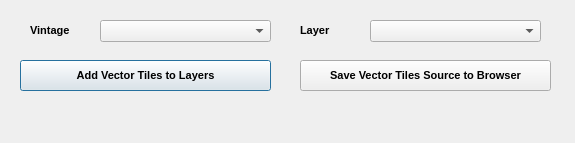
<?xml version="1.0" encoding="UTF-8"?>
<ui version="4.0">
 <class>Dialog</class>
 <widget class="QDialog" name="Dialog">
  <property name="geometry">
   <rect>
    <x>0</x>
    <y>0</y>
    <width>575</width>
    <height>143</height>
   </rect>
  </property>
  <property name="windowTitle">
   <string>Add Fabric Tiles</string>
  </property>
  <widget class="QDialogButtonBox" name="buttonBox">
   <property name="geometry">
    <rect>
     <x>30</x>
     <y>130</y>
     <width>341</width>
     <height>32</height>
    </rect>
   </property>
   <property name="orientation">
    <enum>Qt::Horizontal</enum>
   </property>
   <property name="standardButtons">
    <set>QDialogButtonBox::NoButton</set>
   </property>
  </widget>
  <widget class="QComboBox" name="comboBox_vintage">
   <property name="geometry">
    <rect>
     <x>100</x>
     <y>20</y>
     <width>171</width>
     <height>22</height>
    </rect>
   </property>
  </widget>
  <widget class="QComboBox" name="comboBox_layer">
   <property name="geometry">
    <rect>
     <x>370</x>
     <y>20</y>
     <width>171</width>
     <height>22</height>
    </rect>
   </property>
  </widget>
  <widget class="QLabel" name="label_vintage">
   <property name="geometry">
    <rect>
     <x>30</x>
     <y>20</y>
     <width>51</width>
     <height>21</height>
    </rect>
   </property>
   <property name="font">
    <font>
     <family>Arial</family>
     <pointsize>8</pointsize>
     <weight>75</weight>
     <bold>true</bold>
    </font>
   </property>
   <property name="text">
    <string>Vintage</string>
   </property>
  </widget>
  <widget class="QLabel" name="label_layer">
   <property name="geometry">
    <rect>
     <x>300</x>
     <y>20</y>
     <width>51</width>
     <height>21</height>
    </rect>
   </property>
   <property name="font">
    <font>
     <family>Arial</family>
     <pointsize>8</pointsize>
     <weight>75</weight>
     <bold>true</bold>
    </font>
   </property>
   <property name="text">
    <string>Layer</string>
   </property>
  </widget>
  <widget class="QPushButton" name="pushButton_AddTiles_M">
   <property name="geometry">
    <rect>
     <x>20</x>
     <y>60</y>
     <width>251</width>
     <height>31</height>
    </rect>
   </property>
   <property name="font">
    <font>
     <pointsize>8</pointsize>
     <weight>75</weight>
     <bold>true</bold>
    </font>
   </property>
   <property name="text">
    <string>Add Vector Tiles to Layers</string>
   </property>
  </widget>
  <widget class="QPushButton" name="pushButton_AddTiles_S">
   <property name="enabled">
    <bool>true</bool>
   </property>
   <property name="geometry">
    <rect>
     <x>300</x>
     <y>60</y>
     <width>251</width>
     <height>31</height>
    </rect>
   </property>
   <property name="font">
    <font>
     <pointsize>8</pointsize>
     <weight>75</weight>
     <bold>true</bold>
    </font>
   </property>
   <property name="text">
    <string>Save Vector Tiles Source to Browser</string>
   </property>
  </widget>
  <widget class="QLabel" name="infoBox">
   <property name="geometry">
    <rect>
     <x>20</x>
     <y>100</y>
     <width>531</width>
     <height>31</height>
    </rect>
   </property>
   <property name="font">
    <font>
     <pointsize>8</pointsize>
     <weight>50</weight>
     <bold>false</bold>
    </font>
   </property>
   <property name="text">
    <string/>
   </property>
  </widget>
 </widget>
 <resources/>
 <connections>
  <connection>
   <sender>buttonBox</sender>
   <signal>accepted()</signal>
   <receiver>Dialog</receiver>
   <slot>accept()</slot>
   <hints>
    <hint type="sourcelabel">
     <x>248</x>
     <y>254</y>
    </hint>
    <hint type="destinationlabel">
     <x>157</x>
     <y>274</y>
    </hint>
   </hints>
  </connection>
  <connection>
   <sender>buttonBox</sender>
   <signal>rejected()</signal>
   <receiver>Dialog</receiver>
   <slot>reject()</slot>
   <hints>
    <hint type="sourcelabel">
     <x>316</x>
     <y>260</y>
    </hint>
    <hint type="destinationlabel">
     <x>286</x>
     <y>274</y>
    </hint>
   </hints>
  </connection>
 </connections>
</ui>
